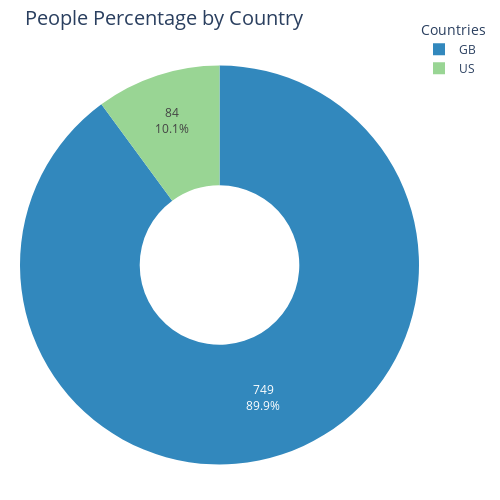

Notebook code for this chart:
### Code cell
country_counts = df_dem_copy.groupby('country').size().reset_index(name='counts')
country_counts['angle'] = country_counts['counts'] / country_counts['counts'].sum() * 2 * pi
country_counts['color'] = Spectral6[:len(country_counts)]  
fig = go.Figure(data=[go.Pie(labels=country_counts['country'],
                             values=country_counts['counts'],
                             hovertemplate='%{label}: %{value}',
                             textinfo='value+percent',
                             textposition='inside')])
fig.update_traces(marker=dict(colors=country_counts['color']), hole=.4)
fig.update_layout(
    title=dict(
        text='People Percentage by Country',
        font=dict(size=20)  
    ),
    showlegend=True,
    legend=dict(
        title=dict(text="Countries", font=dict(size=14)),  
        font=dict(size=12), 
        orientation="v",
        x=1,  
        xanchor="left",
        yanchor="middle"
    ),
    margin=dict(l=20, r=20, t=50, b=20),  
    height=500,  
    width=500,   
    font=dict(
        size=12 
    )
)

# Show the plot
fig.show()

### Figure 1 — Plotly figure (JSON) as saved in the notebook; plotly's stock layout.template omitted (floating-point values rounded to 4 significant figures)
{"data": [{"hole": 0.4, "hovertemplate": "%{label}: %{value}", "labels": ["GB", "US"], "marker": {"colors": ["#3288bd", "#99d594"]}, "textinfo": "value+percent", "textposition": "inside", "type": "pie", "values": [749, 84]}], "layout": {"font": {"size": 12}, "height": 500, "legend": {"font": {"size": 12}, "orientation": "v", "title": {"font": {"size": 14}, "text": "Countries"}, "x": 1, "xanchor": "left", "yanchor": "middle"}, "margin": {"b": 20, "l": 20, "r": 20, "t": 50}, "showlegend": true, "title": {"font": {"size": 20}, "text": "People Percentage by Country"}, "width": 500}}
